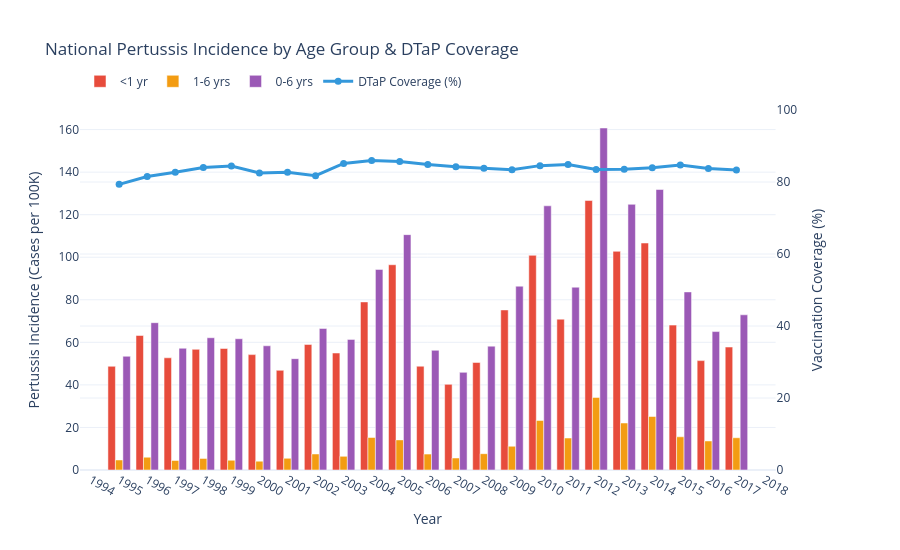

Source (notebook cell):
### Code cell
fig = graph_pertussis_age_coverage(sanity_df)
fig.show()

### Figure 1 — Plotly figure (JSON) as saved in the notebook; plotly's stock layout.template omitted (floating-point values rounded to 4 significant figures)
{"data": [{"hovertemplate": "Year: %{x}<br>Age group: <1 yr<br>Incidence: %{y:.2f}<extra></extra>", "marker": {"color": "#E74C3C"}, "name": "<1 yr", "type": "bar", "x": [1995, 1996, 1997, 1998, 1999, 2000, 2001, 2002, 2003, 2004, 2005, 2006, 2007, 2008, 2009, 2010, 2011, 2012, 2013, 2014, 2015, 2016, 2017], "xaxis": "x", "y": [48.74, 63.23, 52.73, 56.71, 57.12, 54.23, 46.84, 59.01, 54.98, 79.0, 96.47, 48.78, 40.25, 50.54, 75.23, 100.9, 70.89, 126.7, 102.8, 106.7, 68.1, 51.41, 57.78], "yaxis": "y"}, {"hovertemplate": "Year: %{x}<br>Age group: 1-6 yrs<br>Incidence: %{y:.2f}<extra></extra>", "marker": {"color": "#F39C12"}, "name": "1-6 yrs", "type": "bar", "x": [1995, 1996, 1997, 1998, 1999, 2000, 2001, 2002, 2003, 2004, 2005, 2006, 2007, 2008, 2009, 2010, 2011, 2012, 2013, 2014, 2015, 2016, 2017], "xaxis": "x", "y": [4.71, 6.01, 4.49, 5.45, 4.57, 4.15, 5.49, 7.53, 6.41, 15.28, 14.15, 7.47, 5.64, 7.67, 11.16, 23.27, 15.02, 34.09, 22.09, 25.14, 15.6, 13.65, 15.16], "yaxis": "y"}, {"hovertemplate": "Year: %{x}<br>Age group: 0-6 yrs<br>Incidence: %{y:.2f}<extra></extra>", "marker": {"color": "#9B59B6"}, "name": "0-6 yrs", "type": "bar", "x": [1995, 1996, 1997, 1998, 1999, 2000, 2001, 2002, 2003, 2004, 2005, 2006, 2007, 2008, 2009, 2010, 2011, 2012, 2013, 2014, 2015, 2016, 2017], "xaxis": "x", "y": [53.45, 69.24, 57.22, 62.16, 61.69, 58.38, 52.33, 66.54, 61.39, 94.28, 110.6, 56.25, 45.89, 58.21, 86.39, 124.2, 85.91, 160.7, 124.9, 131.8, 83.7, 65.06, 72.94], "yaxis": "y"}, {"hovertemplate": "Year: %{x}<br>Coverage: %{y:.2f}%<extra></extra>", "line": {"color": "#3498DB", "width": 3}, "marker": {"size": 7}, "mode": "lines+markers", "name": "DTaP Coverage (%)", "type": "scatter", "x": [1995, 1996, 1997, 1998, 1999, 2000, 2001, 2002, 2003, 2004, 2005, 2006, 2007, 2008, 2009, 2010, 2011, 2012, 2013, 2014, 2015, 2016, 2017], "xaxis": "x", "y": [79.35, 81.53, 82.68, 84.05, 84.41, 82.5, 82.71, 81.75, 85.14, 85.95, 85.71, 84.85, 84.23, 83.82, 83.44, 84.55, 84.84, 83.5, 83.58, 83.94, 84.73, 83.77, 83.35], "yaxis": "y2"}], "layout": {"barmode": "group", "height": 550, "hovermode": "x unified", "legend": {"orientation": "h", "x": 0, "y": 1.12}, "margin": {"t": 110}, "title": {"text": "National Pertussis Incidence by Age Group & DTaP Coverage"}, "xaxis": {"anchor": "y", "domain": [0, 0.94], "dtick": 1, "title": {"text": "Year"}}, "yaxis": {"anchor": "x", "domain": [0, 1], "title": {"text": "Pertussis Incidence (Cases per 100K)"}}, "yaxis2": {"anchor": "x", "overlaying": "y", "range": [0, 100], "side": "right", "title": {"text": "Vaccination Coverage (%)"}}}}
